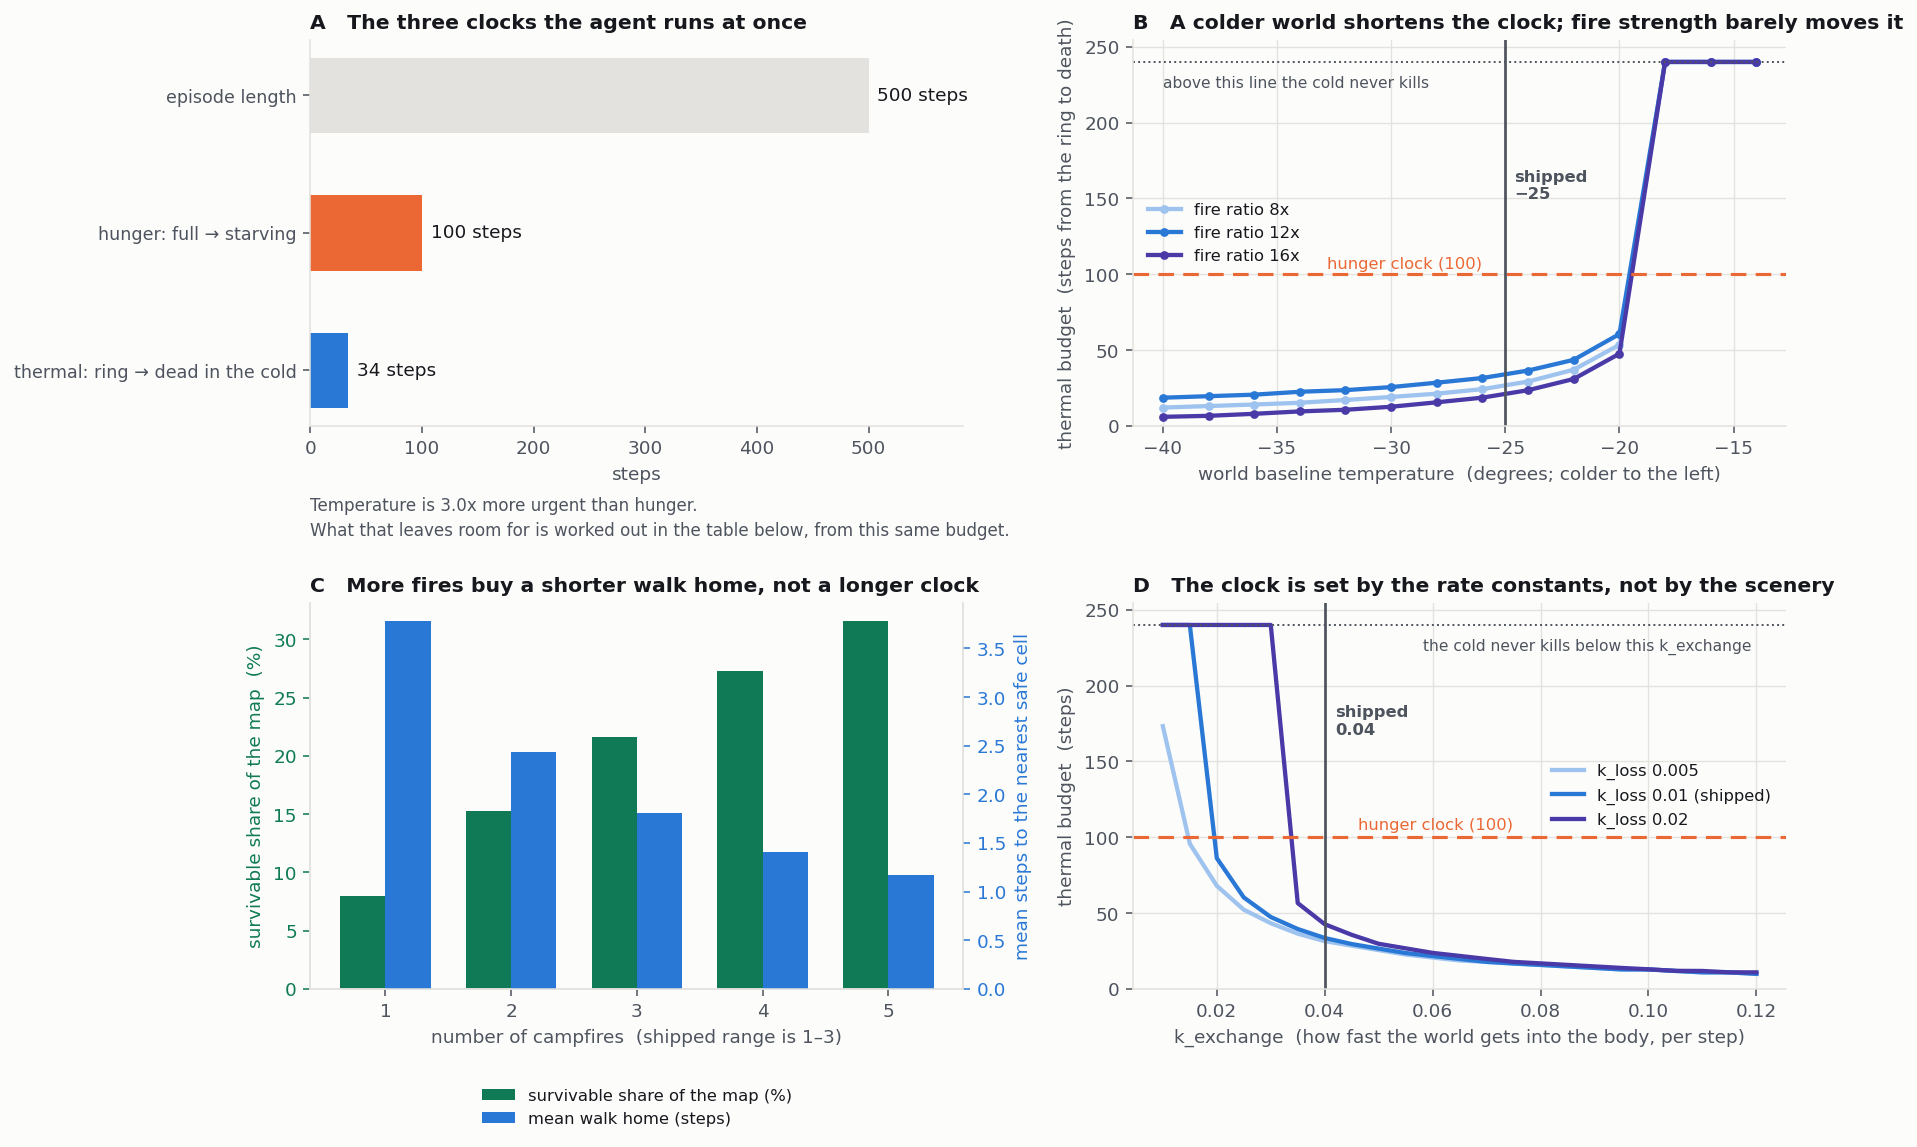

Reproduce this figure in Python.
"""Figure K — how each thermal setting moves the agent's survival budget.

The question this answers: the temperature system imposes a clock. Is that clock
long enough to leave room for the agent's other jobs — foraging, hiding, healing?

Everything is computed from the same first-order body recurrence the environment
uses (sim.py), over fields built the same way jax_reset builds them.

Run: /home/vncuser/miniconda3/envs/grid_world_pain/bin/python figK_budget.py
"""
import matplotlib; matplotlib.use('Agg')
import matplotlib.pyplot as plt
import numpy as np
from sim import gaussian_smooth, body_traj, H, W

SURF='#fcfcfb'; INK='#16181d'; INK2='#4e545e'; GRID='#e3e2de'
COLD='#2a78d6'; HOT='#b02b2b'; WARM='#eb6834'; OK='#0f7a55'; PUR='#4a3aa7'
plt.rcParams.update({'figure.dpi':140,'figure.facecolor':SURF,'axes.facecolor':SURF,
 'savefig.facecolor':SURF,'text.color':INK,'axes.labelcolor':INK2,'xtick.color':INK2,
 'ytick.color':INK2,'axes.edgecolor':GRID,'font.size':9.5,'axes.titlesize':10.5,
 'axes.titleweight':'bold'})

# ---- shipped values, resolved from the live config -------------------------
K_EX, K_LOSS, SETPOINT = 0.04, 0.01, 0.0
DEATH_COLD, DEATH_HOT = -15.0, 15.0
WORLD, RATIO, SIGMA = -25.0, 12.0, 0.7
SEP = 3
# the competing clocks
EPISODE, HUNGER_CLOCK, FOOD_VALUE = 500, 100.0, 6.0

rng = np.random.default_rng(7)
CAP = 240   # 'the cold never kills here' — plotted at the cap and annotated

def place_fires(n, rng, margin=2, sep=SEP, tries=400):
    """Fires inside the shipped spawn area, respecting min Manhattan separation."""
    for _ in range(tries):
        pts=[]
        for _ in range(n):
            for _ in range(60):
                r,c = rng.integers(margin,H-margin), rng.integers(margin,W-margin)
                if all(abs(r-a)+abs(c-b) >= sep for a,b in pts): pts.append((r,c)); break
        if len(pts)==n: return pts
    return None

def field_of(fires, world=WORLD, ratio=RATIO, sigma=SIGMA):
    raw = np.full((H,W), float(world))
    for (r,c) in fires: raw[r,c] += ratio*abs(world)
    return gaussian_smooth(raw, sigma)

def eq(f):  return (K_EX*f + K_LOSS*SETPOINT)/(K_EX+K_LOSS)

def survivable(fld):
    e = eq(fld)
    return (e >= DEATH_COLD) & (e <= DEATH_HOT)

def budget_from(start_T, ambient):
    """Steps standing in `ambient` before the body leaves the survivable band."""
    T = start_T
    for n in range(1, 5000):
        T = T + K_EX*(ambient-T) - K_LOSS*(T-SETPOINT)
        if T <= DEATH_COLD or T >= DEATH_HOT: return n
    return None

def metrics(fires, world=WORLD, ratio=RATIO, sigma=SIGMA, k_ex=None, k_loss=None):
    global K_EX, K_LOSS
    if k_ex is not None or k_loss is not None:
        oe, ol = K_EX, K_LOSS
        K_EX = k_ex if k_ex is not None else K_EX
        K_LOSS = k_loss if k_loss is not None else K_LOSS
    fld = field_of(fires, world, ratio, sigma)
    safe = survivable(fld)
    frac = float(safe.mean())*100
    if safe.any():
        _e = eq(fld)[safe]
        best = float(_e[np.argmin(np.abs(_e))])      # most comfortable survivable cell
        warmest = float(_e.max())                    # most runway a survivable cell can bank
        # walk home: Manhattan distance from each cell to the nearest survivable cell
        sr, sc = np.nonzero(safe)
        rr, cc = np.meshgrid(np.arange(H), np.arange(W), indexing='ij')
        d = np.abs(rr[...,None]-sr[None,None,:]) + np.abs(cc[...,None]-sc[None,None,:])
        home = d.min(axis=2)
        mean_home = float(home.mean()); far_home = float(np.percentile(home, 90))
    else:
        best, warmest, mean_home, far_home = np.nan, np.nan, np.nan, np.nan
    coldest = float(eq(fld).min())
    b = budget_from(best, coldest/ (K_EX/(K_EX+K_LOSS)) if False else fld.min()) if safe.any() else 0
    b_warm = budget_from(warmest, fld.min()) if safe.any() else 0
    out = dict(frac=frac, ring_eq=best, warm_eq=warmest, budget=(b or CAP),
               budget_warm=(b_warm or CAP), home=mean_home, home90=far_home)
    if k_ex is not None or k_loss is not None: K_EX, K_LOSS = oe, ol
    return out

def avg(n, **kw):
    rows=[metrics(place_fires(n, np.random.default_rng(s)), **kw) for s in range(24)]
    rows=[r for r in rows if r['ring_eq']==r['ring_eq']]
    return {k: float(np.mean([r[k] for r in rows])) for k in rows[0]}

# =============================================================================
fig = plt.figure(figsize=(13.6, 8.8))
gs = fig.add_gridspec(2, 2, hspace=0.46, wspace=0.26)

# ---- A: the three clocks ----------------------------------------------------
axA = fig.add_subplot(gs[0,0])
base = avg(2)
clocks = [("episode length", EPISODE, GRID),
          ("hunger: full → starving", HUNGER_CLOCK, WARM),
          ("thermal: ring → dead in the cold", base['budget'], COLD)]
y = np.arange(len(clocks))[::-1]
for (lab,v,col), yy in zip(clocks, y):
    axA.barh(yy, v, color=col, height=0.55)
    axA.text(v+8, yy, f"{v:.0f} steps", va='center', fontsize=9.5, color=INK)
axA.set_yticks(y); axA.set_yticklabels([c[0] for c in clocks], fontsize=9)
axA.set_xlim(0, 585); axA.set_xlabel("steps")
axA.set_title("A   The three clocks the agent runs at once", loc='left')
axA.text(0, -0.92, f"Temperature is {HUNGER_CLOCK/base['budget']:.1f}x more urgent than hunger.\n"
         f"What that leaves room for is worked out in the table below, from this same budget.",
         fontsize=8.6, color=INK2, va='top', linespacing=1.5)
for s in ('top','right'): axA.spines[s].set_visible(False)

# ---- B: world coldness x fire strength -------------------------------------
axB = fig.add_subplot(gs[0,1])
worlds = np.arange(-40, -13, 2.0)
for ratio, col in ((8, '#9fc3ef'), (12, COLD), (16, PUR)):
    ys=[avg(2, world=float(w), ratio=ratio)['budget'] for w in worlds]
    axB.plot(worlds, ys, color=col, lw=2.2, marker='o', ms=3.5, label=f"fire ratio {ratio}x")
axB.axhline(HUNGER_CLOCK, color=WARM, ls=(0,(5,3)), lw=1.6)
axB.text(-26.0, HUNGER_CLOCK+4, "hunger clock (100)", color=WARM, fontsize=8.4, ha='right')
axB.axvline(WORLD, color=INK2, lw=1.4); axB.text(WORLD+0.4, 150, "shipped\n−25", color=INK2, fontsize=8.4, fontweight='bold')
axB.set_xlabel("world baseline temperature  (degrees; colder to the left)")
axB.set_ylabel("thermal budget  (steps from the ring to death)")
axB.set_title("B   A colder world shortens the clock; fire strength barely moves it", loc='left')
axB.legend(frameon=False, fontsize=8.4, loc='center left'); axB.grid(color=GRID, lw=.7); axB.set_axisbelow(True)
axB.set_ylim(0, CAP*1.06)
axB.axhline(CAP, color=INK2, lw=1.0, ls=':')
axB.text(-40, CAP-9, "above this line the cold never kills", fontsize=8.0,
         color=INK2, va='top', ha='left')
for s in ('top','right'): axB.spines[s].set_visible(False)

# ---- C: fire count ----------------------------------------------------------
axC = fig.add_subplot(gs[1,0])
ns = [1,2,3,4,5]
rows = [avg(n) for n in ns]
w=0.36
axC.bar(np.array(ns)-w/2, [r['frac'] for r in rows], w, color=OK, label="survivable share of the map (%)")
axC.set_ylabel("survivable share of the map  (%)", color=OK)
axC.tick_params(axis='y', colors=OK)
ax2 = axC.twinx()
ax2.bar(np.array(ns)+w/2, [r['home'] for r in rows], w, color=COLD,
        label="mean walk home (steps)")
ax2.set_ylabel("mean steps to the nearest safe cell", color=COLD)
ax2.tick_params(axis='y', colors=COLD)
axC.set_xticks(ns); axC.set_xlabel("number of campfires  (shipped range is 1–3)")
axC.set_title("C   More fires buy a shorter walk home, not a longer clock", loc='left')
axC.set_axisbelow(True)
h1,l1 = axC.get_legend_handles_labels(); h2,l2 = ax2.get_legend_handles_labels()
axC.legend(h1+h2, l1+l2, frameon=False, fontsize=8.4, loc='upper center', bbox_to_anchor=(0.5,-0.22))
for s in ('top',): axC.spines[s].set_visible(False); ax2.spines[s].set_visible(False)

# ---- D: the two rate constants ---------------------------------------------
axD = fig.add_subplot(gs[1,1])
kxs = np.linspace(0.01, 0.12, 23)
for kl, col, lab in ((0.005,'#9fc3ef','k_loss 0.005'),(0.01,COLD,'k_loss 0.01 (shipped)'),(0.02,PUR,'k_loss 0.02')):
    ys=[avg(2, k_ex=float(k), k_loss=kl)['budget'] for k in kxs]
    axD.plot(kxs, ys, color=col, lw=2.2, label=lab)
axD.axhline(HUNGER_CLOCK, color=WARM, ls=(0,(5,3)), lw=1.6)
axD.text(0.075, HUNGER_CLOCK+5, "hunger clock (100)", color=WARM, fontsize=8.4, ha='right')
axD.axvline(K_EX, color=INK2, lw=1.4); axD.text(K_EX+0.002, 168, "shipped\n0.04", color=INK2, fontsize=8.4, fontweight='bold')
axD.set_xlabel("k_exchange  (how fast the world gets into the body, per step)")
axD.set_ylabel("thermal budget  (steps)")
axD.set_title("D   The clock is set by the rate constants, not by the scenery", loc='left')
axD.legend(frameon=False, fontsize=8.4, loc='center right'); axD.grid(color=GRID, lw=.7); axD.set_axisbelow(True)
axD.set_ylim(0, CAP*1.06)
axD.axhline(CAP, color=INK2, lw=1.0, ls=':')
axD.text(0.119, CAP-9, "the cold never kills below this k_exchange", fontsize=8.0,
         color=INK2, va='top', ha='right')
for s in ('top','right'): axD.spines[s].set_visible(False)

fig.savefig('figK_budget.png', bbox_inches='tight', dpi=140)
print("wrote figK_budget.png\n")
print(f"{'fires':>6} {'safe%':>7} {'comfy':>7} {'budget':>7} | {'warmest':>8} {'budget':>7} | {'home':>5} {'window':>7}")
for n, r in zip(ns, rows):
    print(f"{n:>6} {r['frac']:>7.1f} {r['ring_eq']:>+7.1f} {r['budget']:>7.0f} | "
          f"{r['warm_eq']:>+8.1f} {r['budget_warm']:>7.0f} | {r['home']:>5.1f} "
          f"{r['budget_warm']-r['home']:>7.0f}")
print("\n'comfy' = the survivable cell nearest the setpoint (best drive).")
print("'warmest' = the warmest survivable cell (worse drive, more thermal runway).")
print("Waiting on the warmest cell before a trip BANKS heat: that is a state-dependent choice.")
